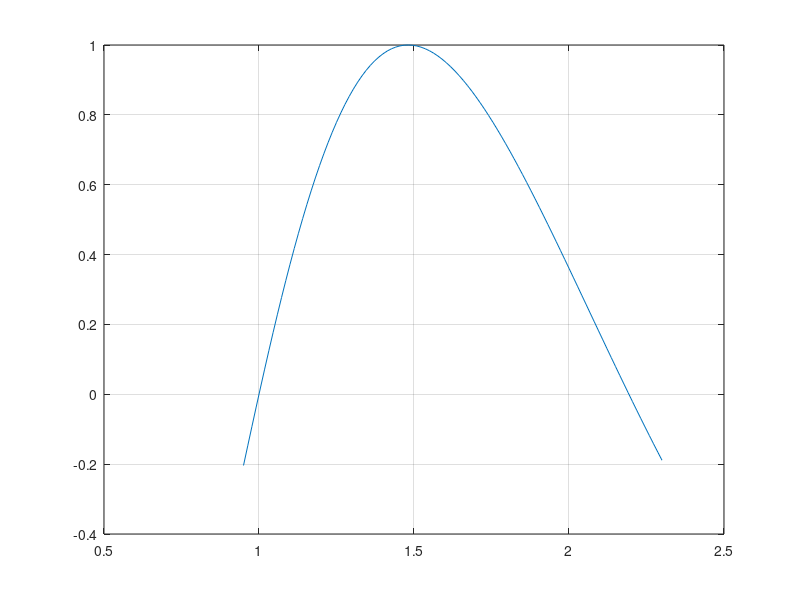

Here is the MATLAB script that generated this plot:



%Grafico
f = @(x) sin(4*log(x));
x1 = linspace(0.95,2.3);
y1 = f(x1);
plot(x1,y1)
grid on

%Integracion
A = integral(f, 1, 2)
